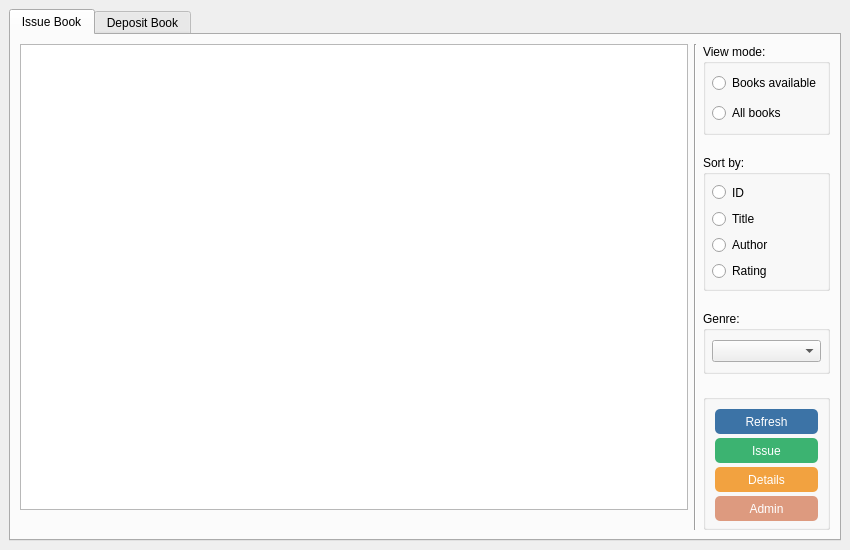
<?xml version="1.0" encoding="UTF-8"?>
<ui version="4.0">
 <class>MainWindow</class>
 <widget class="QMainWindow" name="MainWindow">
  <property name="geometry">
   <rect>
    <x>0</x>
    <y>0</y>
    <width>850</width>
    <height>550</height>
   </rect>
  </property>
  <property name="minimumSize">
   <size>
    <width>850</width>
    <height>550</height>
   </size>
  </property>
  <property name="windowTitle">
   <string>LM System</string>
  </property>
  <widget class="QWidget" name="centralwidget">
   <layout class="QVBoxLayout" name="verticalLayout">
    <item>
     <widget class="QTabWidget" name="tabWidget">
      <property name="currentIndex">
       <number>0</number>
      </property>
      <widget class="QWidget" name="issuetab">
       <attribute name="title">
        <string>Issue Book</string>
       </attribute>
       <layout class="QHBoxLayout" name="horizontalLayout" stretch="8,0,1">
        <item>
         <layout class="QVBoxLayout" name="leftlayoutissue">
          <item>
           <widget class="QListWidget" name="booklist">
            <property name="editTriggers">
             <set>QAbstractItemView::NoEditTriggers</set>
            </property>
           </widget>
          </item>
          <item>
           <widget class="QLabel" name="errorlabel">
            <property name="font">
             <font>
              <bold>true</bold>
             </font>
            </property>
            <property name="styleSheet">
             <string notr="true">color: orange</string>
            </property>
            <property name="text">
             <string/>
            </property>
           </widget>
          </item>
         </layout>
        </item>
        <item>
         <widget class="Line" name="issueline">
          <property name="orientation">
           <enum>Qt::Vertical</enum>
          </property>
         </widget>
        </item>
        <item>
         <layout class="QVBoxLayout" name="rightlayout" stretch="4,5,2,10,5">
          <property name="spacing">
           <number>20</number>
          </property>
          <item>
           <widget class="QGroupBox" name="viewmode">
            <property name="font">
             <font>
              <bold>false</bold>
             </font>
            </property>
            <property name="title">
             <string>View mode:</string>
            </property>
            <property name="flat">
             <bool>false</bool>
            </property>
            <layout class="QVBoxLayout" name="verticalLayout_2" stretch="0,0">
             <property name="spacing">
              <number>10</number>
             </property>
             <property name="leftMargin">
              <number>6</number>
             </property>
             <property name="rightMargin">
              <number>6</number>
             </property>
             <item>
              <widget class="QRadioButton" name="availablebooksbutton">
               <property name="text">
                <string>Books available</string>
               </property>
              </widget>
             </item>
             <item>
              <widget class="QRadioButton" name="allbooksbutton">
               <property name="text">
                <string>All books</string>
               </property>
              </widget>
             </item>
            </layout>
           </widget>
          </item>
          <item>
           <widget class="QGroupBox" name="sortby">
            <property name="title">
             <string>Sort by:</string>
            </property>
            <property name="flat">
             <bool>false</bool>
            </property>
            <layout class="QVBoxLayout" name="verticalLayout_3">
             <property name="spacing">
              <number>10</number>
             </property>
             <property name="leftMargin">
              <number>6</number>
             </property>
             <property name="rightMargin">
              <number>6</number>
             </property>
             <item>
              <widget class="QRadioButton" name="idbutton">
               <property name="text">
                <string>ID</string>
               </property>
              </widget>
             </item>
             <item>
              <widget class="QRadioButton" name="titlebutton">
               <property name="text">
                <string>Title</string>
               </property>
              </widget>
             </item>
             <item>
              <widget class="QRadioButton" name="authorbutton">
               <property name="text">
                <string>Author</string>
               </property>
              </widget>
             </item>
             <item>
              <widget class="QRadioButton" name="ratingbutton">
               <property name="text">
                <string>Rating</string>
               </property>
              </widget>
             </item>
            </layout>
           </widget>
          </item>
          <item>
           <widget class="QGroupBox" name="genre">
            <property name="title">
             <string>Genre:</string>
            </property>
            <property name="flat">
             <bool>false</bool>
            </property>
            <layout class="QVBoxLayout" name="verticalLayout_4">
             <property name="leftMargin">
              <number>6</number>
             </property>
             <property name="rightMargin">
              <number>6</number>
             </property>
             <item>
              <widget class="QComboBox" name="genrebox"/>
             </item>
            </layout>
           </widget>
          </item>
          <item>
           <spacer name="verticalSpacer">
            <property name="orientation">
             <enum>Qt::Vertical</enum>
            </property>
            <property name="sizeHint" stdset="0">
             <size>
              <width>20</width>
              <height>40</height>
             </size>
            </property>
           </spacer>
          </item>
          <item>
           <widget class="QGroupBox" name="groupBox">
            <property name="title">
             <string/>
            </property>
            <layout class="QVBoxLayout" name="verticalLayout_5">
             <item>
              <widget class="QPushButton" name="refreshbutton">
               <property name="minimumSize">
                <size>
                 <width>0</width>
                 <height>25</height>
                </size>
               </property>
               <property name="styleSheet">
                <string notr="true">QPushButton#refreshbutton{
	background-color: #3c73a6;
	border-radius: 5px;
	color: white;
}

QPushButton#refreshbutton:hover{
	border: 2px solid teal;
}</string>
               </property>
               <property name="text">
                <string>Refresh</string>
               </property>
              </widget>
             </item>
             <item>
              <widget class="QPushButton" name="issuebutton">
               <property name="minimumSize">
                <size>
                 <width>0</width>
                 <height>25</height>
                </size>
               </property>
               <property name="styleSheet">
                <string notr="true">QPushButton#issuebutton{
	background-color: MediumSeaGreen;
	border-radius: 5px;
	color: white;
}

QPushButton#issuebutton:hover{
	border: 2px solid teal;
}</string>
               </property>
               <property name="text">
                <string>Issue</string>
               </property>
              </widget>
             </item>
             <item>
              <widget class="QPushButton" name="detailsbutton">
               <property name="minimumSize">
                <size>
                 <width>0</width>
                 <height>25</height>
                </size>
               </property>
               <property name="styleSheet">
                <string notr="true">QPushButton#detailsbutton{
	background-color: #f2a240;
	border-radius: 5px;
	color: white;
}

QPushButton#detailsbutton:hover{
	border: 2px solid teal;
}</string>
               </property>
               <property name="text">
                <string>Details</string>
               </property>
              </widget>
             </item>
             <item>
              <widget class="QPushButton" name="adminbutton">
               <property name="minimumSize">
                <size>
                 <width>0</width>
                 <height>25</height>
                </size>
               </property>
               <property name="styleSheet">
                <string notr="true">QPushButton#adminbutton{
	background-color: #dd9a7f;
	border-radius: 5px;
	color: white;
}

QPushButton#adminbutton:hover{
	border: 2px solid teal;
}</string>
               </property>
               <property name="text">
                <string>Admin</string>
               </property>
              </widget>
             </item>
            </layout>
           </widget>
          </item>
         </layout>
        </item>
       </layout>
      </widget>
      <widget class="QWidget" name="deposittab">
       <attribute name="title">
        <string>Deposit Book</string>
       </attribute>
       <layout class="QHBoxLayout" name="horizontalLayout_3" stretch="2,0,1">
        <item>
         <widget class="QListWidget" name="returnbooklist">
          <property name="editTriggers">
           <set>QAbstractItemView::NoEditTriggers</set>
          </property>
         </widget>
        </item>
        <item>
         <widget class="Line" name="depositline">
          <property name="orientation">
           <enum>Qt::Vertical</enum>
          </property>
         </widget>
        </item>
        <item>
         <layout class="QVBoxLayout" name="rightlayoutdeposit" stretch="0,10,0,1">
          <item>
           <widget class="QGroupBox" name="toprightbox">
            <layout class="QVBoxLayout" name="memberlayout">
             <property name="spacing">
              <number>10</number>
             </property>
             <item>
              <layout class="QHBoxLayout" name="enterlayout">
               <property name="spacing">
                <number>10</number>
               </property>
               <item>
                <widget class="QLabel" name="memberlabel">
                 <property name="font">
                  <font>
                   <bold>true</bold>
                  </font>
                 </property>
                 <property name="text">
                  <string>Enter Member ID:</string>
                 </property>
                </widget>
               </item>
               <item>
                <widget class="QLineEdit" name="idfield">
                 <property name="minimumSize">
                  <size>
                   <width>0</width>
                   <height>30</height>
                  </size>
                 </property>
                </widget>
               </item>
              </layout>
             </item>
             <item>
              <widget class="QLabel" name="errorlabeldeposit">
               <property name="font">
                <font>
                 <bold>true</bold>
                </font>
               </property>
               <property name="styleSheet">
                <string notr="true">color: orange;</string>
               </property>
               <property name="text">
                <string/>
               </property>
               <property name="alignment">
                <set>Qt::AlignCenter</set>
               </property>
               <property name="wordWrap">
                <bool>true</bool>
               </property>
              </widget>
             </item>
             <item>
              <widget class="QPushButton" name="viewbookbutton">
               <property name="minimumSize">
                <size>
                 <width>0</width>
                 <height>25</height>
                </size>
               </property>
               <property name="styleSheet">
                <string notr="true">QPushButton#viewbookbutton{
	background-color: #3c73a6;
	border-radius: 5px;
	color: white;
}

QPushButton#viewbookbutton:hover{
	border: 2px solid teal;
}</string>
               </property>
               <property name="text">
                <string>View books issued</string>
               </property>
              </widget>
             </item>
             <item>
              <widget class="QPushButton" name="viewbookhistorybutton">
               <property name="minimumSize">
                <size>
                 <width>0</width>
                 <height>25</height>
                </size>
               </property>
               <property name="styleSheet">
                <string notr="true">QPushButton#viewbookhistorybutton{
	background-color: #f2a240;
	border-radius: 5px;
	color: white;
}

QPushButton#viewbookhistorybutton:hover{
	border: 2px solid teal;
}</string>
               </property>
               <property name="text">
                <string>View history</string>
               </property>
              </widget>
             </item>
            </layout>
           </widget>
          </item>
          <item>
           <spacer name="verticalSpacer_2">
            <property name="orientation">
             <enum>Qt::Vertical</enum>
            </property>
            <property name="sizeHint" stdset="0">
             <size>
              <width>20</width>
              <height>40</height>
             </size>
            </property>
           </spacer>
          </item>
          <item>
           <widget class="QGroupBox" name="bottomrightbox">
            <property name="title">
             <string>Leave a rating for the book:</string>
            </property>
            <layout class="QVBoxLayout" name="ratinglayout">
             <item>
              <widget class="QRadioButton" name="onestar">
               <property name="text">
                <string>☆</string>
               </property>
              </widget>
             </item>
             <item>
              <widget class="QRadioButton" name="twostar">
               <property name="text">
                <string>☆☆</string>
               </property>
              </widget>
             </item>
             <item>
              <widget class="QRadioButton" name="threestar">
               <property name="text">
                <string>☆☆☆</string>
               </property>
              </widget>
             </item>
             <item>
              <widget class="QRadioButton" name="fourstar">
               <property name="text">
                <string>☆☆☆☆</string>
               </property>
              </widget>
             </item>
             <item>
              <widget class="QRadioButton" name="fivestar">
               <property name="text">
                <string>☆☆☆☆☆</string>
               </property>
              </widget>
             </item>
            </layout>
           </widget>
          </item>
          <item>
           <widget class="QPushButton" name="returnbutton">
            <property name="minimumSize">
             <size>
              <width>0</width>
              <height>26</height>
             </size>
            </property>
            <property name="styleSheet">
             <string notr="true">QPushButton#returnbutton{
	background-color: MediumSeaGreen;
	border-radius: 5px;
	color: white;
}

QPushButton#returnbutton:hover{
	border: 2px solid teal;
}</string>
            </property>
            <property name="text">
             <string>Return Book</string>
            </property>
           </widget>
          </item>
         </layout>
        </item>
       </layout>
      </widget>
     </widget>
    </item>
   </layout>
  </widget>
 </widget>
 <resources/>
 <connections/>
</ui>
